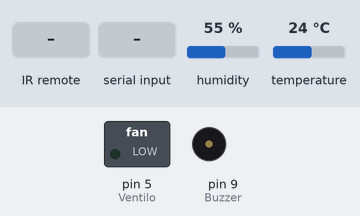
Recording of a program running on a simulated Arduino Uno, built with avr-gcc and run on an emulated ATmega328P. Parts: switched loads named in the program (green lamp = pin HIGH), buzzer (waves = sounding). The test bench sets the inputs (shaded band); at power-on: temperature 24 °C, humidity 55 %. What the program prints to the serial monitor is not drawn.

Above: at 1.3 s.
1.4 s: temperature set to 26 °C
3.9 s: temperature set to 29 °C
At 5.7 s:
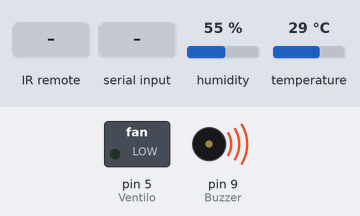
11.0 s: infrared code 0xFF30CF received
At 11.9 s:
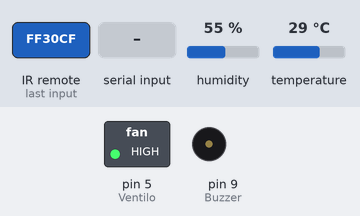
18.0 s: infrared code 0xFF6897 received
At 21.5 s:
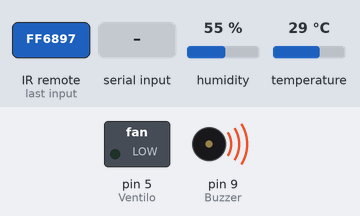
25.1 s: "1" received over Serial
At 27.5 s:
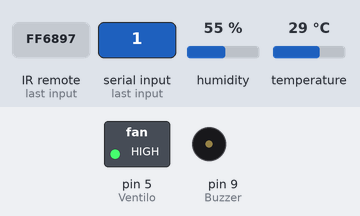
Timing chart, 0 to 33.2 s (numbered marks = the images above; inputs shaded):
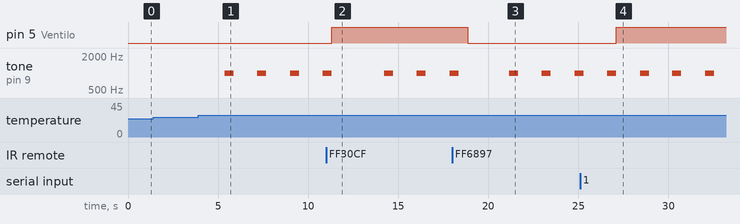

The program:

main.cpp
```cpp
#include <Arduino.h>
#include <Adafruit_Sensor.h>
#include <DHT.h>
#include <DHT_U.h>
#include "DHT.h"
#include<IRremote.h>

#define DHTPIN 2
#define DHTTYPE  DHT11

#define Ventilo 5

const int PIN_RECEPTEUR_INFRAROUGE = 10;
#define Buzzer 9

DHT dht(DHTPIN, DHTTYPE);


IRrecv monRecepteurInfraRouge(PIN_RECEPTEUR_INFRAROUGE);

decode_results messageRecu;


void setup() {

    pinMode(Ventilo,OUTPUT);
    monRecepteurInfraRouge.enableIRIn();
    monRecepteurInfraRouge.blink13(true);
    Serial.begin(9600);
    dht.begin();
    delay(100);
}
int InterfaceButun = LOW;
int maCommande = LOW;
int maCommande0 = LOW;
void loop()
{
    char incomingByte = Serial.read();
    float humidite = dht.readHumidity();
    float temperature = dht.readTemperature();
if(temperature >27)
      {
            tone(Buzzer,1000,500);
            delay(500);
            digitalWrite(Ventilo,HIGH);
      }

   if (monRecepteurInfraRouge.decode(&messageRecu))
  { delay(500);
    if (messageRecu.value == 0xFF30CF)
        {delay(100);
          maCommande = HIGH;
          if (maCommande == HIGH)
          {
            digitalWrite(Ventilo,HIGH);
            Serial.println("Allumer");
            delay(1000);
          }
        }
        else if (messageRecu.value == 0xFF6897)
          { maCommande = LOW;
            if (maCommande == LOW)
            {
              digitalWrite(Ventilo,LOW);
              delay(1000);
            }

          }
      monRecepteurInfraRouge.resume();
  }

      /*Serial.println(incomingByte);*/

    if(incomingByte == '1')
    {
      InterfaceButun =HIGH;
      if (InterfaceButun == HIGH)
      {
        digitalWrite(Ventilo,HIGH);
      }
    }
    else if(incomingByte == '0')
    {
      InterfaceButun =LOW;
      if (InterfaceButun == LOW)
      {
        if(digitalRead(Ventilo == HIGH))
        {
          digitalWrite(Ventilo,LOW);
        }
      }
    }

       else
      {
        if (maCommande == HIGH || InterfaceButun == HIGH || temperature >30)
        {
          digitalWrite(Ventilo,HIGH);
        }
        else if (maCommande == LOW || InterfaceButun == LOW ||temperature<30)
        {
          maCommande0 = LOW;
          if (maCommande0 == LOW)
          {
            digitalWrite(Ventilo,LOW);

          }

        }
        //noTone(Buzzer);
        //digitalWrite(Ventilo,LOW);
        }


  // Serial.println(Serial.read());


    Serial.print(temperature);
    delay(800);
    Serial.print("°C");
    Serial.print("/");
    Serial.print(humidite);
    Serial.println(" %");
    delay(500);
}
```

Measured:
- the behaviour switches between 27 and 28 °C on temperature (found by bisection; images 0 and 1)
- after the input at 1.4 s, every drawn part: stays the same
- after the input at 3.9 s, tone on pin 9 (Buzzer): alternates 1000 Hz for 0.50 s and silent for 1.3 s, starting after 1.5 s
- after the input at 11.0 s, pin 5 (Ventilo): LOW → HIGH after 0.30 s
- after the input at 18.0 s, pin 5 (Ventilo): HIGH → LOW after 0.85 s
- after the input at 25.1 s, pin 5 (Ventilo): LOW → HIGH after 2.0 s
